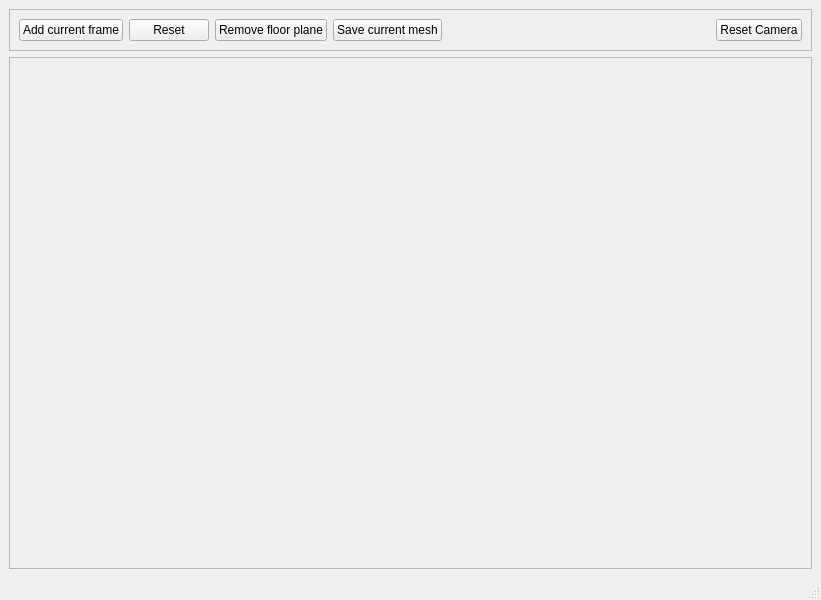
<?xml version="1.0" encoding="UTF-8"?>
<ui version="4.0">
 <class>ModelAcquisitionWindow</class>
 <widget class="QMainWindow" name="ModelAcquisitionWindow">
  <property name="geometry">
   <rect>
    <x>0</x>
    <y>0</y>
    <width>821</width>
    <height>600</height>
   </rect>
  </property>
  <property name="windowTitle">
   <string>3D View</string>
  </property>
  <widget class="QWidget" name="centralwidget">
   <layout class="QVBoxLayout" name="verticalLayout">
    <item>
     <widget class="QFrame" name="frame_4">
      <property name="sizePolicy">
       <sizepolicy hsizetype="Preferred" vsizetype="Fixed">
        <horstretch>0</horstretch>
        <verstretch>0</verstretch>
       </sizepolicy>
      </property>
      <property name="frameShape">
       <enum>QFrame::StyledPanel</enum>
      </property>
      <property name="frameShadow">
       <enum>QFrame::Raised</enum>
      </property>
      <layout class="QHBoxLayout" name="horizontalLayout_4">
       <item>
        <widget class="QPushButton" name="addCurrentFrameButton">
         <property name="sizePolicy">
          <sizepolicy hsizetype="Fixed" vsizetype="Fixed">
           <horstretch>0</horstretch>
           <verstretch>0</verstretch>
          </sizepolicy>
         </property>
         <property name="text">
          <string>Add current frame</string>
         </property>
        </widget>
       </item>
       <item>
        <widget class="QPushButton" name="resetButton">
         <property name="text">
          <string>Reset</string>
         </property>
        </widget>
       </item>
       <item>
        <widget class="QPushButton" name="removeFloorPlaneButton">
         <property name="text">
          <string>Remove floor plane</string>
         </property>
        </widget>
       </item>
       <item>
        <widget class="QPushButton" name="saveMeshButton">
         <property name="text">
          <string>Save current mesh</string>
         </property>
        </widget>
       </item>
       <item>
        <spacer name="horizontalSpacer_3">
         <property name="orientation">
          <enum>Qt::Horizontal</enum>
         </property>
         <property name="sizeHint" stdset="0">
          <size>
           <width>40</width>
           <height>20</height>
          </size>
         </property>
        </spacer>
       </item>
       <item>
        <widget class="QPushButton" name="resetCamera">
         <property name="text">
          <string>Reset Camera</string>
         </property>
        </widget>
       </item>
      </layout>
     </widget>
    </item>
    <item>
     <widget class="QFrame" name="frame_2">
      <property name="frameShape">
       <enum>QFrame::StyledPanel</enum>
      </property>
      <property name="frameShadow">
       <enum>QFrame::Raised</enum>
      </property>
      <layout class="QHBoxLayout" name="horizontalLayout_2">
       <item>
        <widget class="ntk::MeshViewer" name="mesh_view" native="true">
         <property name="sizePolicy">
          <sizepolicy hsizetype="Preferred" vsizetype="Preferred">
           <horstretch>2</horstretch>
           <verstretch>0</verstretch>
          </sizepolicy>
         </property>
         <property name="minimumSize">
          <size>
           <width>518</width>
           <height>468</height>
          </size>
         </property>
         <property name="focusPolicy">
          <enum>Qt::ClickFocus</enum>
         </property>
        </widget>
       </item>
       <item>
        <widget class="QWidget" name="widget" native="true">
         <property name="sizePolicy">
          <sizepolicy hsizetype="Preferred" vsizetype="Preferred">
           <horstretch>1</horstretch>
           <verstretch>0</verstretch>
          </sizepolicy>
         </property>
         <layout class="QVBoxLayout" name="verticalLayout_3">
          <item>
           <widget class="ntk::ImageWidget" name="marker_image" native="true">
            <property name="sizePolicy">
             <sizepolicy hsizetype="Preferred" vsizetype="Preferred">
              <horstretch>0</horstretch>
              <verstretch>1</verstretch>
             </sizepolicy>
            </property>
           </widget>
          </item>
          <item>
           <widget class="QWidget" name="widget_2" native="true">
            <property name="sizePolicy">
             <sizepolicy hsizetype="Preferred" vsizetype="Preferred">
              <horstretch>0</horstretch>
              <verstretch>1</verstretch>
             </sizepolicy>
            </property>
           </widget>
          </item>
         </layout>
        </widget>
       </item>
      </layout>
     </widget>
    </item>
   </layout>
  </widget>
  <widget class="QMenuBar" name="menubar">
   <property name="geometry">
    <rect>
     <x>0</x>
     <y>0</y>
     <width>821</width>
     <height>22</height>
    </rect>
   </property>
  </widget>
  <widget class="QStatusBar" name="statusbar"/>
  <action name="action_Grab_and_Move">
   <property name="text">
    <string>Grab and Move</string>
   </property>
  </action>
  <action name="action_Grab_Sequence">
   <property name="text">
    <string>Grab Sequence</string>
   </property>
  </action>
  <action name="actionModel_and_Move">
   <property name="text">
    <string>Model and Move</string>
   </property>
  </action>
  <action name="actionModel_Sequence">
   <property name="text">
    <string>Model Sequence</string>
   </property>
  </action>
 </widget>
 <customwidgets>
  <customwidget>
   <class>ntk::MeshViewer</class>
   <extends>QWidget</extends>
   <header location="global">ntk/mesh/mesh_viewer.h</header>
   <container>1</container>
  </customwidget>
  <customwidget>
   <class>ntk::ImageWidget</class>
   <extends>QWidget</extends>
   <header location="global">ntk/gui/image_widget.h</header>
   <container>1</container>
  </customwidget>
 </customwidgets>
 <resources/>
 <connections/>
</ui>
